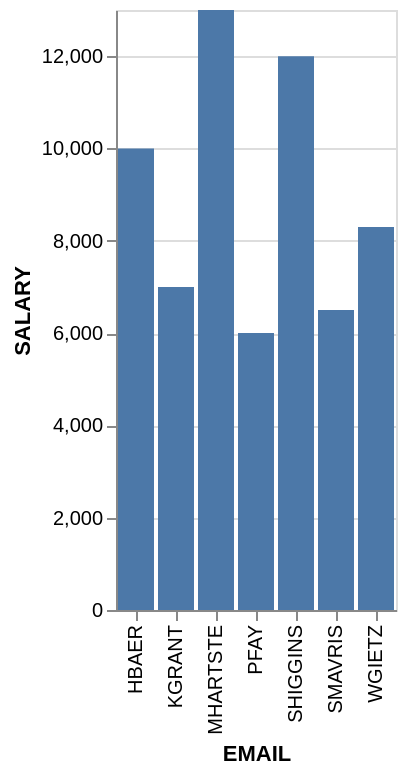

Specify this chart in Vega-Lite:
### Vega-Lite specification from a JSON file in a GitHub repository (floating-point values rounded to 4 significant figures)
{"data": {"values": [{"x_data": "KGRANT", "y_data": 7000}, {"x_data": "MHARTSTE", "y_data": 13000}, {"x_data": "PFAY", "y_data": 6000}, {"x_data": "SMAVRIS", "y_data": 6500}, {"x_data": "HBAER", "y_data": 10000}, {"x_data": "SHIGGINS", "y_data": 12000}, {"x_data": "WGIETZ", "y_data": 8300}]}, "mark": "bar", "encoding": {"x": {"field": "x_data", "type": "nominal", "title": "EMAIL", "sort": "ascending"}, "y": {"field": "y_data", "type": "quantitative", "title": "SALARY"}}}
